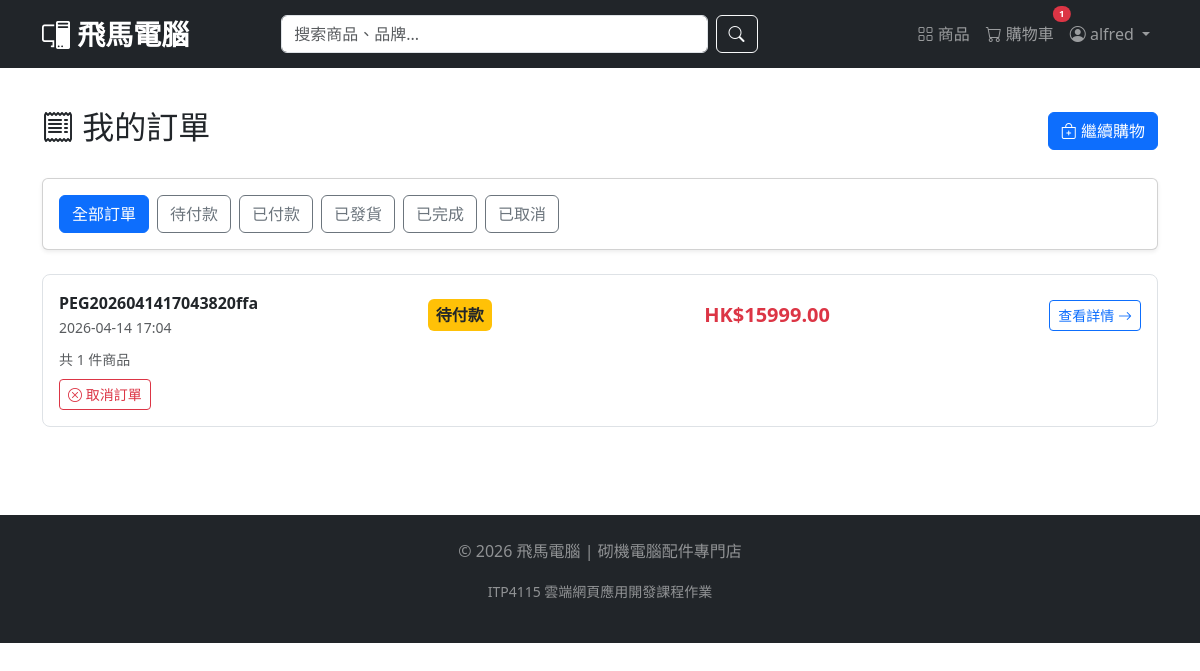
Page /orders (signed in) on the committed database.
### models.py (models this page shows, shortened)
class User(db.Model, UserMixin):
    __tablename__ = 'users'
    id = db.Column(db.Integer, primary_key=True)
    username = db.Column(db.String(80), unique=True, nullable=False)
    email = db.Column(db.String(120), unique=True, nullable=False)
    password_hash = db.Column(db.String(128), nullable=False)
    first_name = db.Column(db.String(50))
    last_name = db.Column(db.String(50))
    phone = db.Column(db.String(20))
    address = db.Column(db.String(200))
    is_admin = db.Column(db.Boolean, default=False)
    created_at = db.Column(db.DateTime, default=datetime.utcnow)
    last_login = db.Column(db.DateTime)
    login_count = db.Column(db.Integer, default=0)
    is_active = db.Column(db.Boolean, default=True)
    orders = db.relationship('Order', backref='user', lazy=True, cascade='all, delete-orphan')
    reviews = db.relationship('Review', backref='user', lazy=True, cascade='all, delete-orphan')

class Order(db.Model):
    __tablename__ = 'orders'
    id = db.Column(db.Integer, primary_key=True)
    order_number = db.Column(db.String(50), unique=True, nullable=False)
    user_id = db.Column(db.Integer, db.ForeignKey('users.id'), nullable=False)
    status = db.Column(db.String(20), default='pending')  # pending, paid, shipped, delivered, cancelled
    total_amount = db.Column(db.Float, nullable=False)
    shipping_address = db.Column(db.String(300), nullable=False)
    shipping_phone = db.Column(db.String(20), nullable=False)
    shipping_name = db.Column(db.String(100), nullable=False)
    payment_method = db.Column(db.String(50), default='cod')
    note = db.Column(db.Text)
    created_at = db.Column(db.DateTime, default=datetime.utcnow)
    updated_at = db.Column(db.DateTime, default=datetime.utcnow, onupdate=datetime.utcnow)
    paid_at = db.Column(db.DateTime)
    shipped_at = db.Column(db.DateTime)
    delivered_at = db.Column(db.DateTime)
    items = db.relationship('OrderItem', backref='order', lazy=True, cascade='all, delete-orphan')

### app.py (the view)
@app.route('/orders')
@login_required
def orders():
    page = request.args.get('page', 1, type=int)
    status = request.args.get('status', 'all')
    query = Order.query.filter_by(user_id=current_user.id)
    if status != 'all':
        query = query.filter_by(status=status)
    pagination = query.order_by(Order.created_at.desc()).paginate(page=page, per_page=app.config['ORDERS_PER_PAGE'], error_out=False)
    orders = pagination.items
    return render_template('orders.html', orders=orders, pagination=pagination, current_status=status, cart_count=get_cart_count())

### app.py (called while the page is built)
@login_manager.user_loader
def load_user(user_id):
    return User.query.get(int(user_id))

def get_cart_count():
    if current_user.is_authenticated:
        return CartItem.query.filter_by(user_id=current_user.id).count()
    else:
        cart = session.get('cart', {})
        return sum(cart.values())

### templates/orders.html (shortened to what this page needs)
{% extends "base.html" %}
{% block content %}
<div class="container py-4">
    <div class="row">
        <div class="col-12">
            <div class="d-flex justify-content-between align-items-center mb-4">
                <h2><i class="bi bi-receipt"></i> 我的訂單</h2>
                <a href="{{ url_for('products') }}" class="btn btn-primary">
                    <i class="bi bi-bag-plus"></i> 繼續購物
                </a>
            </div>
            <div class="card shadow-sm mb-4">
                <div class="card-body">
                    <div class="d-flex flex-wrap gap-2">
                        <a href="{{ url_for('orders', status='all') }}"
                           class="btn {% if current_status == 'all' or not current_status %}btn-primary{% else %}btn-outline-secondary{% endif %}">
                            全部訂單
                        </a>
                        <a href="{{ url_for('orders', status='pending') }}"
                           class="btn {% if current_status == 'pending' %}btn-warning{% else %}btn-outline-secondary{% endif %}">
                            待付款
                        </a>
                        <a href="{{ url_for('orders', status='paid') }}"
                           class="btn {% if current_status == 'paid' %}btn-info{% else %}btn-outline-secondary{% endif %}">
                            已付款
                        </a>
                        <a href="{{ url_for('orders', status='shipped') }}"
                           class="btn {% if current_status == 'shipped' %}btn-primary{% else %}btn-outline-secondary{% endif %}">
                            已發貨
                        </a>
                        <a href="{{ url_for('orders', status='delivered') }}"
                           class="btn {% if current_status == 'delivered' %}btn-success{% else %}btn-outline-secondary{% endif %}">
                            已完成
                        </a>
                        <a href="{{ url_for('orders', status='cancelled') }}"
                           class="btn {% if current_status == 'cancelled' %}btn-danger{% else %}btn-outline-secondary{% endif %}">
                            已取消
                        </a>
                    </div>
                </div>
            </div>
            {% if orders %}
                <div class="list-group">
                    {% for order in orders %}
                    <div class="list-group-item list-group-item-action mb-3 border rounded-3 p-3">
                        <div class="row align-items-center">
                            <div class="col-md-4">
                                <div class="fw-bold">{{ order.order_number }}</div>
                                <small class="text-muted">{{ order.created_at.strftime('%Y-%m-%d %H:%M') }}</small>
                            </div>
                            <div class="col-md-3">
                                <span class="badge
                                    {% if order.status == 'pending' %}bg-warning text-dark
                                    {% elif order.status == 'paid' %}bg-primary
                                    {% elif order.status == 'shipped' %}bg-info text-dark
                                    {% elif order.status == 'delivered' %}bg-success
                                    {% else %}bg-danger{% endif %} fs-6 p-2">
                                    {% if order.status == 'pending' %}待付款
                                    {% elif order.status == 'paid' %}已付款
                                    {% elif order.status == 'shipped' %}已發貨
                                    {% elif order.status == 'delivered' %}已完成
                                    {% else %}已取消{% endif %}
                                </span>
                            </div>
                            <div class="col-md-3">
                                <span class="fw-bold text-danger fs-5">HK${{ "%.2f"|format(order.total_amount) }}</span>
                            </div>
                            <div class="col-md-2 text-md-end">
                                <a href="{{ url_for('order_detail', order_id=order.id) }}" class="btn btn-outline-primary btn-sm">
                                    查看詳情 <i class="bi bi-arrow-right"></i>
                                </a>
                            </div>
                        </div>
                        <div class="row mt-2">
                            <div class="col-12">
                                <small class="text-muted">
                                    共 {{ order.items|length }} 件商品
                                </small>
                            </div>
                        </div>
                        {% if order.status == 'pending' %}
                        <div class="row mt-2">
                            <div class="col-12">
                                <button class="btn btn-sm btn-outline-danger" onclick="cancelOrder({{ order.id }})">
                                    <i class="bi bi-x-circle"></i> 取消訂單
                                </button>
                            </div>
                        </div>
                        {% endif %}
                    </div>
                    {% endfor %}
                </div>
            {% endif %}
        </div>
    </div>
</div>
{% endblock %}

### templates/base.html (shortened to what this page needs)
<!DOCTYPE html>
<html lang="zh-HK">
<head>
    <link href="https://cdn.jsdelivr.net/npm/bootstrap@5.3.0-alpha1/dist/css/bootstrap.min.css" rel="stylesheet">
    <link rel="stylesheet" href="https://cdn.jsdelivr.net/npm/bootstrap-icons@1.11.0/font/bootstrap-icons.css">
    <link href="{{ url_for('static', filename='css/style.css') }}" rel="stylesheet">
</head>
<body>
    <nav class="navbar navbar-expand-lg navbar-dark bg-dark sticky-top">
        <div class="container">
            <a class="navbar-brand fw-bold fs-3" href="{{ url_for('index') }}">
                <i class="bi bi-pc-display"></i> 飛馬電腦
            </a>
            <div class="collapse navbar-collapse" id="navbarMain">
                <form class="d-flex mx-auto w-50" action="{{ url_for('products') }}" method="get">
                    <input class="form-control me-2" type="search" name="search" placeholder="搜索商品、品牌..." aria-label="Search">
                    <button class="btn btn-outline-light" type="submit"><i class="bi bi-search"></i></button>
                </form>
                <ul class="navbar-nav ms-auto">
                    <li class="nav-item"><a class="nav-link" href="{{ url_for('products') }}"><i class="bi bi-grid"></i> 商品</a></li>
                    <li class="nav-item"><a class="nav-link position-relative" href="{{ url_for('cart') }}">
                        <i class="bi bi-cart"></i> 購物車
                        {% if cart_count|default(0) > 0 %}<span class="position-absolute top-0 start-100 translate-middle badge rounded-pill bg-danger">{{ cart_count|default(0) }}</span>{% endif %}
                    </a></li>
                    {% if current_user.is_authenticated %}
                        <li class="nav-item dropdown">
                            <a class="nav-link dropdown-toggle" href="#" data-bs-toggle="dropdown">
                                <i class="bi bi-person-circle"></i> {{ current_user.username }}
                            </a>
                        </li>
                    {% else %}
                        <li class="nav-item"><a class="nav-link" href="{{ url_for('login') }}"><i class="bi bi-box-arrow-in-right"></i> 登入</a></li>
                        <li class="nav-item"><a class="nav-link" href="{{ url_for('register') }}"><i class="bi bi-person-plus"></i> 註冊</a></li>
                    {% endif %}
                </ul>
            </div>
        </div>
    </nav>
    {% block content %}{% endblock %}
    <footer class="bg-dark text-white-50 mt-5 py-4">
        <div class="container text-center">
            <p>&copy; 2026 飛馬電腦 | 砌機電腦配件專門店</p>
            <p><small>ITP4115 雲端網頁應用開發課程作業</small></p>
        </div>
    </footer>
</body>
</html>

### static/css/style.css (style rules this page uses)
.navbar .position-relative .badge { font-size: 0.6rem; padding: 0.2rem 0.4rem; }

### rows in the picture
User: username "alfred"
Order: order_number "PEG2026041417043820ffa", created_at "2026-04-14 17:04", status "待付款", total_amount "15999.00", items|length "1"

### other values in the picture
{{ cart_count|default(0) }} "1"
